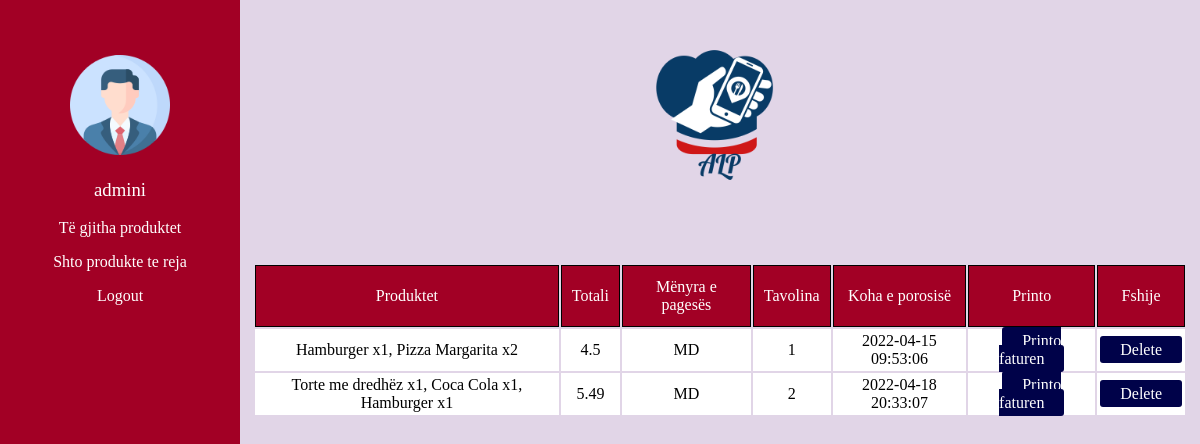
/dashboard-administrator/home.php (signed in), run on the app's committed database.
### tables this page shows
CREATE TABLE `card` (
  `id` int(20) NOT NULL,
  `payment` varchar(12) NOT NULL,
  `tavolina` varchar(50) NOT NULL,
  `koha` timestamp NOT NULL DEFAULT current_timestamp(),
  `total` double NOT NULL,
  `product` varchar(100) NOT NULL,
  `user_id` int(11) NOT NULL,
  `product_id` int(11) NOT NULL
);

### dashboard-administrator/home.php (the view, shortened to what this page needs)
<?php
include "db_conn.php";
 ?>
<!DOCTYPE html>
<head>
<link rel="stylesheet" href="dashboardstyle.css">
</head>
<body>
<div id="outer-container">
	<div id="sidebar">
               <div class="logo">
                    <img src="./img/user.png" class="imazh" alt=""/>
                  <center> <h3> <?php echo $_SESSION['name']; ?></h3></center>
               </div>
               <center><p><a href="allproducts.php">Të gjitha produktet</a></p></center>
               <center><a href="regjistroproduktin.php">Shto produkte te reja</a></center>
               <center><p class="a"> <a href="logout.php">Logout</a></p></center>
     </div>
	<div id="content">
     <header>
     <img class="imazhi" src="./img/logo.png">
     </header>
      <section>
  <?php
$sql = "SELECT* FROM card";
$result = $conn->query($sql);
if ($result->num_rows > 0) {
    echo "<table  id=\"klientet\" ><tr><th>Produktet</th><th>Totali</th><th>Mënyra e pagesës</th><th>Tavolina</th><th>Koha e porosisë</th><th>Printo</th><th>Fshije</th></tr>";
    while($row = $result->fetch_assoc()) {
        echo "<tr><td>" . $row["product"] . "</td><td>" . $row["total"] . "</td><td>" . $row["payment"] . "</td> <td>" . $row["tavolina"] . "</td><td>" . $row["koha"] . "</td><td>" . "<a href='fatura.php'  target='_blank' id='btn'>Printo faturen</a>" .  "</td><td>" . "<a href='home.php?id=".$row['id']."' id='btn'>Delete</a>"  ."</td></tr>";
    }
    echo "</table>";
} else {
  echo "<table  id=\"klientet\" ><tr><th>Produktet</th><th>Totali</th><th>Mënyra e pagesës</th><th>Tavolina</th><th>Koha e porosisë</th><th>Printo</th><th>Fshije</th></tr>";
}
?>
      </section>
</div>
</body>
</html>

### dashboard-administrator/dashboardstyle.css (style rules this page uses)
* { font-family: Poppins !important; font-weight: normal; }
body { margin: 0; height: 100%; }
#outer-container { display: table; width: 100%; height: 100%; }
#sidebar { display: table-cell; width: 20%; vertical-align: top; background-color: #A20025; }
#content { display: table-cell; width: 85%; vertical-align: top; background-color: #E1D5E7; padding: 10px ; }
.imazh { width: 100px; height: 100px; margin: auto; margin-top: 50px; display: block; padding: 5px; }
h3 { color: white; }
header { width: 100%; height: 250px; }
.imazhi { width: 200px; height: 200px; margin: auto; display: block; padding: 5px; }
a { color: white; }

### dashboard-administrator/home.php (style rules this page uses)
* { font-family: Poppins !important; font-weight: normal; }
a:link { text-decoration: none; }
#klientet { display: flex; justify-content: center; align-items: center; padding: 3px; }
#klientet th { text-align: center; padding-top: 12px; padding-bottom: 12px; padding-left: 10px; padding-right: 10px; border: 1px solid black; background-color: #A20025; color: white; }
#klientet td { text-align: center; background-color: white; padding: 3px; }
#btn { text-decoration: none; color: #FFF; background-color: #000249; padding: 5px 20px; border-radius: 3px; width: 100%; }

### data on the page
card: product "Hamburger x1, Pizza Margarita x2", total "4.5", payment "MD", tavolina "1", koha "2022-04-15 09:53:06"
card: product "Torte me dredhëz x1, Coca Cola x1, Hamburger x1", total "5.49", payment "MD", tavolina "2", koha "2022-04-18 20:33:07"

### other printed values
$_SESSION['name'] "admini"
